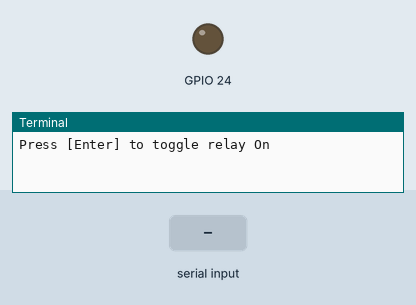
A program run on a simulated Raspberry Pi (BCM pin numbers). Parts: output pins drawn as LEDs (lit = HIGH), the last lines printed to the terminal. The inputs (shaded band) are chosen by the test bench.

Above: at 1.2 s.
1.3 s: "1" typed at the terminal
At 2.5 s:
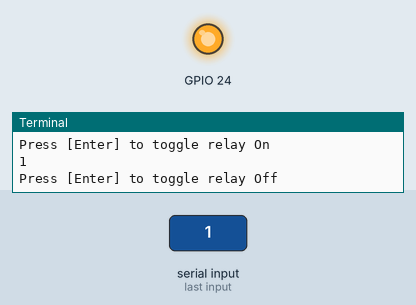
2.8 s: "0" typed at the terminal
At 3.9 s:
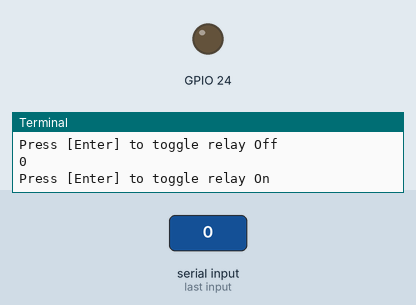
4.3 s: "2" typed at the terminal
At 5.0 s:
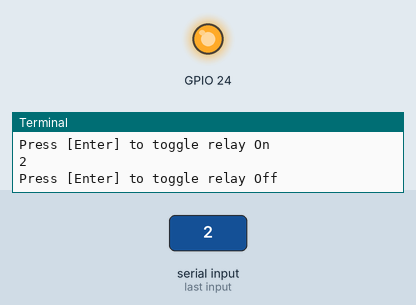
Timing chart, 0 to 7.3 s (numbered marks = the images above; inputs shaded):
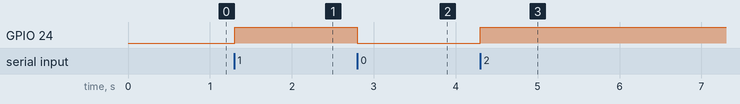

The program:

relay0.py
```python
#!/usr/bin/python

import RPi.GPIO as GPIO

GPIO.setmode(GPIO.BCM)
GPIO.setup(24,GPIO.OUT)

status = False

try:
    while True:
        GPIO.output(24, status)
        raw_input('Press [Enter] to toggle relay ' + ('Off' if status else 'On'))
        status = not status

except KeyboardInterrupt:
    GPIO.cleanup()
```

Measured:
- after the input at 1.3 s, GPIO 24: LOW → HIGH at once
- after the input at 2.8 s, GPIO 24: HIGH → LOW at once
- after the input at 4.3 s, GPIO 24: LOW → HIGH at once
